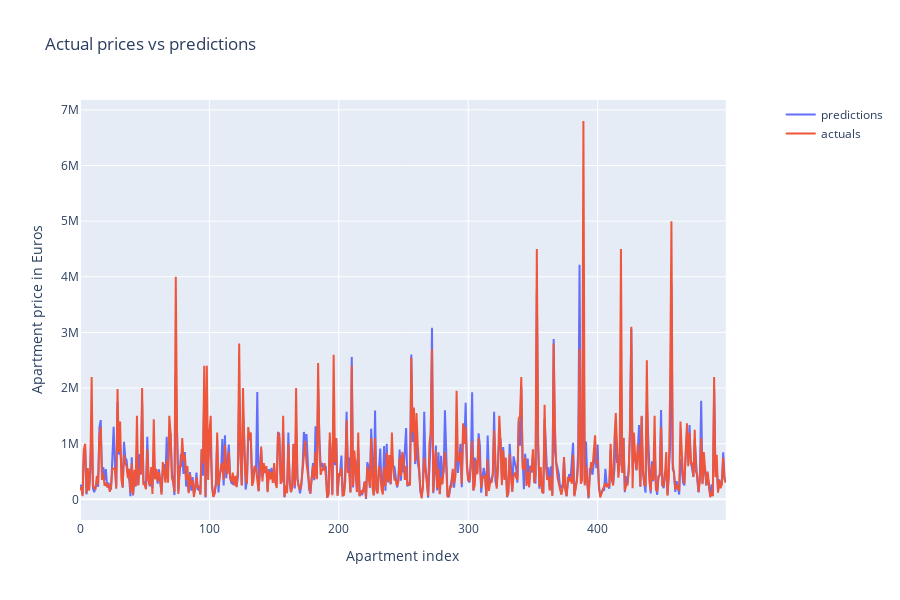

Notebook code for this chart:
### Markdown cell above
Mean absolute error improved slightly improved compared to previous model

### Code cell
# Plot predictions for the first 500 listings of the test set
plot_predictions(y_pred,y_test)

### Figure 1 — Plotly figure (JSON) as saved in the notebook; plotly's stock layout.template omitted (floating-point values rounded to 4 significant figures; data arrays with more than 128 entries replaced by an {"elided": "..."} marker saying what was removed)
{"data": [{"name": "predictions", "type": "scatter", "x": {"elided": "500 int values"}, "y": {"elided": "500 float values"}}, {"name": "actuals", "type": "scatter", "x": {"elided": "500 int values"}, "y": {"elided": "500 float values"}}], "layout": {"autosize": false, "height": 600, "title": {"text": "Actual prices vs predictions"}, "width": 900, "xaxis": {"anchor": "y", "domain": [0, 0.94], "title": {"text": "Apartment index"}}, "yaxis": {"anchor": "x", "domain": [0, 1], "title": {"text": "Apartment price in Euros"}}, "yaxis2": {"anchor": "x", "overlaying": "y", "side": "right"}}}
